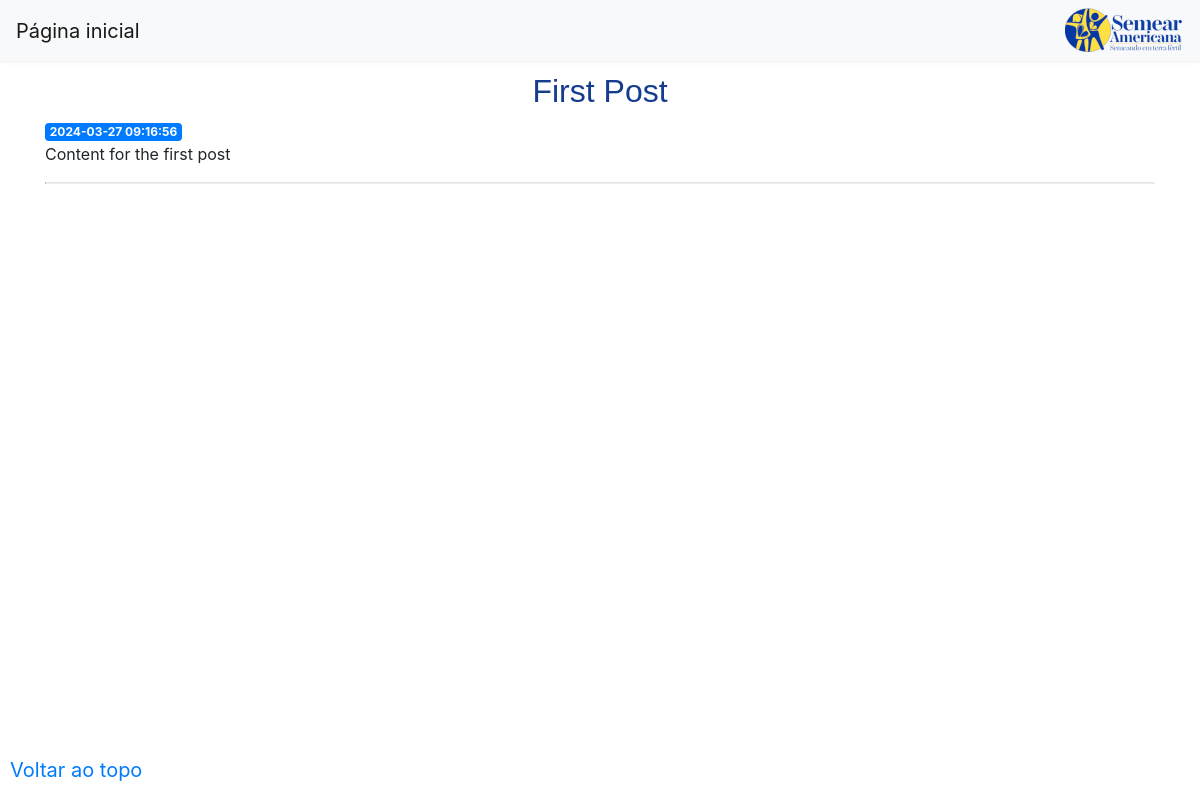
/1, run on an earlier commit of the app's database.
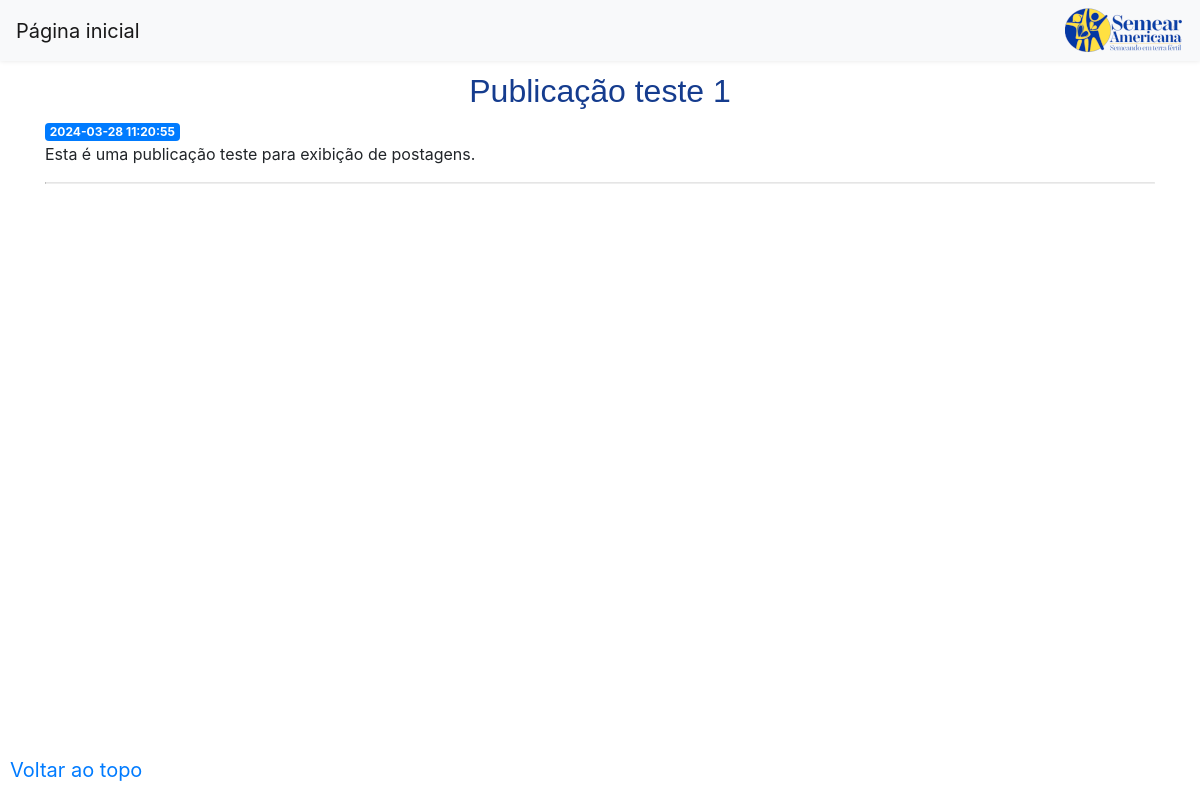
And on a later commit of the database.
### tables this page shows
CREATE TABLE posts (
    id INTEGER PRIMARY KEY AUTOINCREMENT,
    created TIMESTAMP NOT NULL DEFAULT CURRENT_TIMESTAMP,
    title TEXT NOT NULL,
    content TEXT NOT NULL
);

### app.py (the view)
@app.route('/<int:post_id>')
def post(post_id):
    post = get_post(post_id)
    return render_template('post.html', post=post)

### app.py (called while the page is built)
def get_db_connection():
    conn = sqlite3.connect('database.db')
    conn.row_factory = sqlite3.Row
    return conn

def get_post(post_id):
    conn = get_db_connection()
    post = conn.execute('SELECT * FROM posts WHERE id = ?',
                        (post_id,)).fetchone()
    conn.close()
    if post is None:
        abort(404)
    return post

### templates/post.html
{% extends 'base2.html' %}
{% block content %}
	<br><br><br>
    <h2>{% block title %} {{ post['title'] }} {% endblock %}</h2>
    <span class="badge badge-primary">{{ post['created'] }}</span>
    <p>{{ post['content'] }}</p>
{% endblock %}

### templates/base2.html (shortened to what this page needs)
<!doctype html>
<html lang="en">
  <head>
    <link rel="stylesheet" href="https://stackpath.bootstrapcdn.com/bootstrap/4.3.1/css/bootstrap.min.css">
	<link rel="stylesheet" href="{{ url_for('static', filename='css/style.css') }}">
  </head>
  <body>
  	<div id="topo">
		<nav class="navbar navbar-expand-md navbar-light bg-light" style="position: fixed; top: 0; left: 0; width: 100%; z-index: 10; background-color: #fff; box-shadow: 0 0 5px rgba(0, 0, 0, 0.1);">
		<a class="navbar-brand" href="{{ url_for('index')}}">Página inicial</a>
		<right><img src="{{ url_for('static', filename='img/semear_logo_pq.png') }}" alt="Semear Americana | Semeando em terra fértil"></right>
	</div>
	<a class="navbar-brand" href="#topo" style="position: fixed; bottom: 10px; left: 10px; z-index: 100;">Voltar ao topo</a>
    <div class="container">
        {% block content %} {% endblock %}
		<hr>
		<br><br><br>
	<br><br><br>
    </div>
  </body>
</html>

### static/css/style.css (style rules this page uses)
h2 { color: #153c8e; font-family: Arial, sans-serif; text-align: center; padding 7px; }
hr { display: block; margin-top: 0.5em; margin-bottom: 0.5em; margin-left: auto; margin-right: auto; border-style: inset; border-width: 1px; }

What changed in the data, as far as the page shows it:
changed posts: title "First Post" → "Publicação teste 1"; created "2024-03-27 09:16:56" → "2024-03-28 11:20:55"; content "Content for the first post" → "Esta é uma publicação teste para exibição de postagens."
